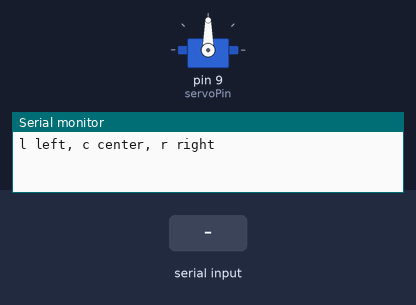
Simulated run of this sketch. Board: Arduino Uno, built with avr-gcc and run on an emulated ATmega328P. Parts: servo, the last lines printed to the serial monitor. Inputs (shaded band) come from the test bench.

Above: at 1.2 s.
1.3 s: "l" received over Serial
At 2.5 s:
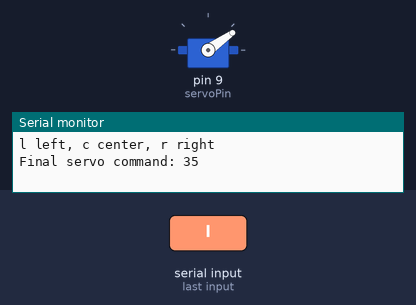
3.3 s: "c" received over Serial
At 3.46 s:
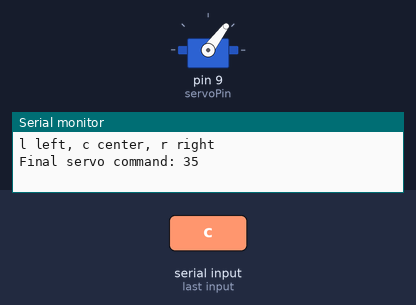
5.3 s: "r" received over Serial
At 6.9 s:
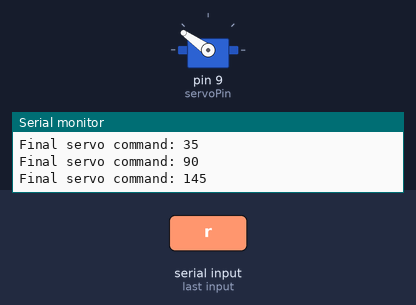
7.3 s: "l" received over Serial
At 7.46 s:
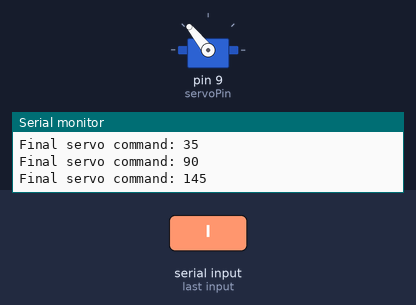
Timing chart, 0 to 10.3 s (numbered marks = the images above; inputs shaded):
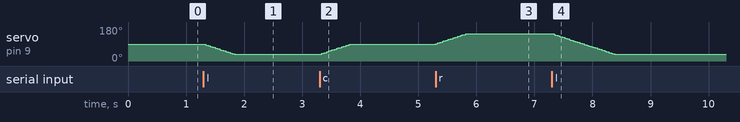

Measured:
- after the input at 1.3 s, servo on pin 9 (servoPin): moves from 90° to 35° over 0.54 s, starting at once
- after the input at 3.3 s, servo on pin 9 (servoPin): moves from 35° to 90° over 0.54 s, starting at once
- after the input at 5.3 s, servo on pin 9 (servoPin): moves from 90° to 145° over 0.54 s, starting at once
- after the input at 7.3 s, servo on pin 9 (servoPin): moves from 145° to 35° over 1.1 s, starting at once

The sketch:

desktop_camera_pan_model.ino
```cpp
// Desktop camera pan model · Arduino Uno R3 and positional servo.
#include <Servo.h>

constexpr uint8_t servoPin = 9;
constexpr int leftLimit = 35;
constexpr int centerAngle = 90;
constexpr int rightLimit = 145;
constexpr int stepDegrees = 2;
constexpr unsigned long stepMs = 20;

Servo pan;
int commanded = centerAngle;
int target = centerAngle;
unsigned long lastStep = 0;

void setup() {
  Serial.begin(115200);
  pan.attach(servoPin);
  pan.write(commanded);
  Serial.println(F("l left, c center, r right"));
}

void loop() {
  while (Serial.available()) {
    switch (Serial.read()) {
      case 'l': target = leftLimit; break;
      case 'c': target = centerAngle; break;
      case 'r': target = rightLimit; break;
    }
  }

  const unsigned long now = millis();
  if (commanded == target || now - lastStep < stepMs) return;
  lastStep = now;
  const int delta = target - commanded;
  commanded += constrain(delta, -stepDegrees, stepDegrees);
  pan.write(commanded);
  if (commanded == target) {
    Serial.print(F("Final servo command: "));
    Serial.println(commanded);
  }
}
```
